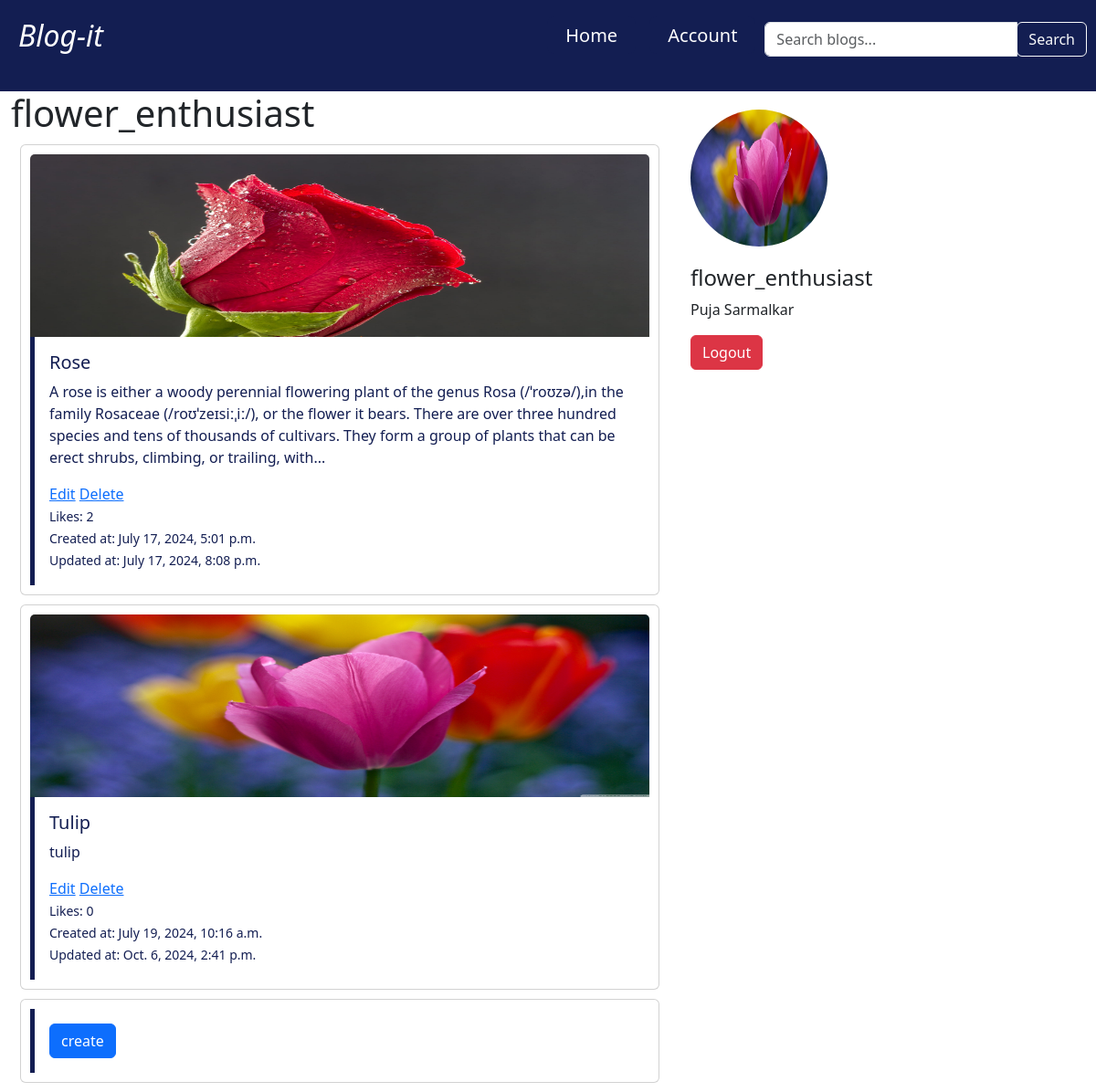
Screenshot of /user/ (signed in) with the database file from the repository.
### account/models.py (models this page shows, shortened)
class CustomUser(AbstractBaseUser, PermissionsMixin):
    email = models.EmailField(unique=True)
    username = models.CharField(max_length=150, unique=True)
    first_name = models.CharField(max_length=150, blank=True)
    last_name = models.CharField(max_length=150, blank=True)
    bio = models.TextField(blank=True)
    pfp = models.ImageField(upload_to='accounts/',default='accounts/default.jpg',null=True,blank=True)
    is_staff = models.BooleanField(default=False)
    is_active = models.BooleanField(default=True)
    objects = CustomUserManager()
    USERNAME_FIELD = 'username'
    REQUIRED_FIELDS = ['password']

### blog/models.py (models this page shows, shortened)
class Blog(models.Model):
    title = models.CharField(max_length=255)
    description = models.TextField()
    image = models.ImageField(upload_to='blogs/')
    author = models.ForeignKey(CustomUser, on_delete=models.CASCADE, related_name='blogs')
    likes = models.ManyToManyField(CustomUser, related_name='liked_blogs', blank=True)
    likes_count = models.PositiveIntegerField(default=0)
    created_at = models.DateTimeField(auto_now_add=True)
    updated_at = models.DateTimeField(auto_now=True)
    def short_description(self):
        words = self.description.split()
        if len(words) > 50:
            return ' '.join(words[:50]) + '...'
        else:
            return self.description

### account/views.py (the view)
# urls.py: path('user/', views.user_view, name='user'),
def user_view(request):
    user_blogs = Blog.objects.filter(author=request.user)
    context = {
        'user': request.user,
        'user_blogs': user_blogs,
    }
    return render(request, 'user.html', context)

### template/user.html (shortened to what this page needs)
<!DOCTYPE html>
{% load static %}
<html lang="en">
<head>
    <link rel="stylesheet" href="{% static 'css/blg.css' %}">
    <link rel="stylesheet" href="https://cdnjs.cloudflare.com/ajax/libs/font-awesome/6.5.2/css/all.min.css">
    <link href="https://cdn.jsdelivr.net/npm/bootstrap@5.3.3/dist/css/bootstrap.min.css" rel="stylesheet">
</head>
<body>
    <div class="header_b">
            <nav class="navbar justify-content-between">
              <h2><i>Blog-it</i></h2>
              <div class="nav_items d-flex justify-content-between">
                  <div>
                  <a href="{% url 'homepage' %}">Home</a>
                  <a href="{% url 'home' %}">Account</a>
                  </div>
              <form method="get" action="{% url 'search_blogs' %}">
                  <div class="input-group" style="margin: 0px 10px;">
                      <input type="text" name="q" class="form-control" placeholder="Search blogs...">
                      <div class="input-group-append">
                        <button class="btn btn-outline-light" type="submit">Search</button>
                      </div>
                  </div>
              </form>
            </nav>
      </div>
    <div class="container row">
        <div class="col-8">
            <h1>{{ user.username }}</h1>
            {% if user_blogs %}
            {% for blog in user_blogs %}
            <div class="card">
                <a href="{% url 'blog_detail' blog.pk %}">
                    <img src="{{ blog.image.url }}" alt="{{ blog.title }}" class="card-img-top">
                </a>
                <div class="card-body">
                    <h5 class="card-title">{{ blog.title }}</h5>
                    <p class="card-text">{{ blog.short_description }}</p>
                    <a href="{% url 'edit_blog' blog.pk %}">Edit</a>
                    <a href="{% url 'delete_blog' blog.pk %}">Delete</a> <br>
                    <small class="card-text">Likes: {{ blog.likes_count }}</small> <br>
                    <small class="card-text">Created at: {{ blog.created_at }}</small> <br>
                    <small class="card-text">Updated at: {{ blog.updated_at }}</small>
                </div>
            </div>
            {% endfor %}
            <div class="card">
                <div class="card-body">
                <a href="{% url 'create_blog' %}"><button class="btn btn-primary">create</button></a>
                </div>
            </div>
        {% else %}
            <div class="card">
                <div class="card-body">
                <a href="{% url 'create_blog' %}"><button class="btn btn-primary">create</button></a>
                </div>
            </div>
        {% endif %}
        </div>
        <div class="col-4">
                <div>
                <img class="image-fluid  rounded-circle" src="{{ user.pfp.url }}" alt="Profile Picture" style="height: 150px; width: 150px; margin: 20px 0px;">
                <h4>{{ user.username }}</h4>
                <p>{{ user.first_name }} {{ user.last_name }}</p>
                </div>
                <form method="post" action="{% url 'logout' %}" style="margin: 10px 0px;">
                    <button type="submit" class="btn btn-danger">Logout</button>
                </form>
        </div>
    </div>
</body>
</html>

### static/css/blg.css (style rules this page uses)
* { margin: 0; padding: 0; box-sizing: border-box; }
body { font-family: Arial; padding: 0; }
.header_b { width:100%; height:100px; background-color: #131e52; color: #fff; }
.header_b nav { display: flex; align-items: center; justify-content:space-between; padding: 20px; font-size: 20px; }
.header_b nav a { background: #131e52; color: #fff; padding: 7px 20px; border-radius: 8px; margin-left: 10px; cursor:pointer; text-decoration: none; }
.card { padding: 10px; margin: 10px; }
.card-body { border-left:5px solid #131e52; }
.card .card-img-top { height: 200px; }
.card .card-title { color: #131e52; }
.card .card-text { color: #131e52; }
.row:after { content: ""; display: table; clear: both; }

### rows the page displays
CustomUser: username "flower_enthusiast", pfp (picture), first_name "Puja", last_name "Sarmalkar"
Blog: image (picture), title "Rose", short_description "A rose is either a woody perennial flowering plant of the genus Rosa (/ˈroʊzə/),in the family Rosaceae (/roʊˈzeɪsiːˌiː/), or the flower it bears. There are over three hundred species and tens of thousands of cultivars. They form a group of plants that can be erect shrubs, climbing, or trailing, with...", likes_count "2", created_at "July 17, 2024, 5:01 p.m.", updated_at "July 17, 2024, 8:08 p.m."
Blog: image (picture), title "Tulip", short_description "tulip", likes_count "0", created_at "July 19, 2024, 10:16 a.m.", updated_at "Oct. 6, 2024, 2:41 p.m."
